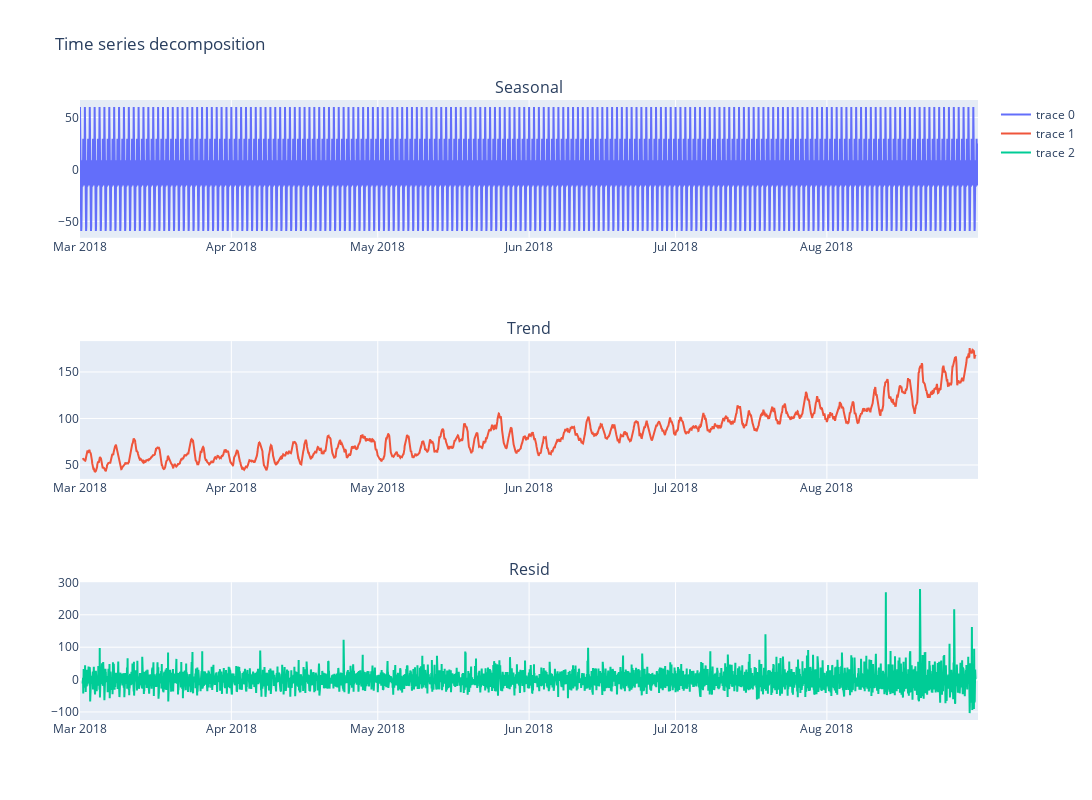

The code cell stored with this chart in its notebook:
### Code cell
fig = make_subplots(rows=3, cols=1, subplot_titles=("Seasonal","Trend", "Resid"))

fig.append_trace(go.Scatter(
    x=seasonal.index,
    y=seasonal,
), row=1, col=1)

fig.append_trace(go.Scatter(
    x=trend.index,
    y=trend,
), row=2, col=1)

fig.append_trace(go.Scatter(
    x=resid.index,
    y=resid,
), row=3, col=1)

fig.update_layout(height=800, width=1_600, title_text="Time series decomposition")
fig.show()

### Figure 1 — Plotly figure (JSON) as saved in the notebook; plotly's stock layout.template omitted (floating-point values rounded to 4 significant figures; data arrays with more than 128 entries replaced by an {"elided": "..."} marker saying what was removed)
{"data": [{"type": "scatter", "x": {"elided": "4416 str values"}, "xaxis": "x", "y": {"elided": "4416 float values"}, "yaxis": "y"}, {"type": "scatter", "x": {"elided": "4416 str values"}, "xaxis": "x2", "y": {"elided": "4416 float values"}, "yaxis": "y2"}, {"type": "scatter", "x": {"elided": "4416 str values"}, "xaxis": "x3", "y": {"elided": "4416 float values"}, "yaxis": "y3"}], "layout": {"annotations": [{"font": {"size": 16}, "showarrow": false, "text": "Seasonal", "x": 0.5, "xanchor": "center", "xref": "paper", "y": 1, "yanchor": "bottom", "yref": "paper"}, {"font": {"size": 16}, "showarrow": false, "text": "Trend", "x": 0.5, "xanchor": "center", "xref": "paper", "y": 0.6111, "yanchor": "bottom", "yref": "paper"}, {"font": {"size": 16}, "showarrow": false, "text": "Resid", "x": 0.5, "xanchor": "center", "xref": "paper", "y": 0.2222, "yanchor": "bottom", "yref": "paper"}], "height": 800, "title": {"text": "Time series decomposition"}, "width": 1600, "xaxis": {"anchor": "y", "domain": [0, 1]}, "xaxis2": {"anchor": "y2", "domain": [0, 1]}, "xaxis3": {"anchor": "y3", "domain": [0, 1]}, "yaxis": {"anchor": "x", "domain": [0.7778, 1]}, "yaxis2": {"anchor": "x2", "domain": [0.3889, 0.6111]}, "yaxis3": {"anchor": "x3", "domain": [0, 0.2222]}}}
